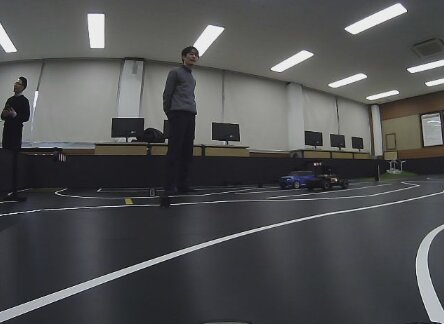
#> input picture OpenCV/assets/car.jpg, 444 x 324 px
$ python hough.py
#> lines starting #> are read from the running program, lines starting #| are printed output that depends on the picture; after the words box and inside, x2 and y2 are one past the last pixel; in counts of white or black regions, pixels touching at a corner belong together
import cv2
import matplotlib.pyplot as plt
import os
import numpy as np

# 이미지 경로
BASE_DIR = os.path.dirname(os.path.dirname(os.path.abspath(__file__)))
image_path = os.path.join(BASE_DIR, "assets", "car.jpg")

image = cv2.imread(image_path)
#> image is the input picture: shape (324, 444, 3); mean B, G, R 81.6, 80.7, 80

if image is None:
    print("이미지를 찾을 수 없습니다.")
    exit()

# 1. Grayscale
gray = cv2.cvtColor(image, cv2.COLOR_BGR2GRAY)

# 2. Gaussian Blur
blur = cv2.GaussianBlur(gray, (5, 5), 0)
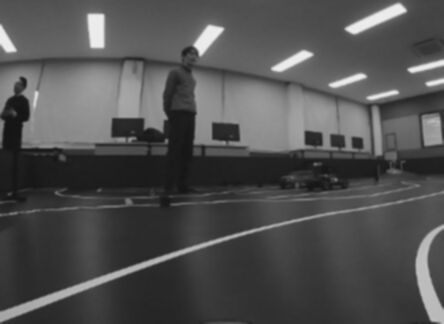
#> blur: shape (324, 444); min 20, max 237, mean 80.6

# 3. Canny Edge
edges = cv2.Canny(blur, 50, 150)
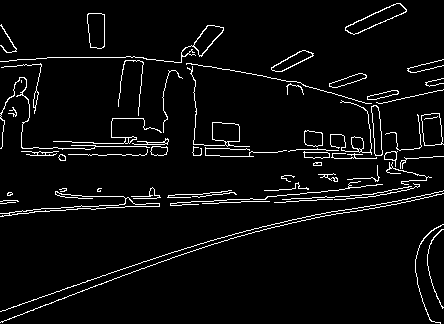
#> edges: shape (324, 444); 4.7% white in thin lines or dots

# 4. ROI
height, width = edges.shape
#> height = 324; width = 444

mask = np.zeros_like(edges)

polygon = np.array([[
    (0, height),
    (width, height),
    (int(width * 0.60), int(height * 0.55)),
    (int(width * 0.40), int(height * 0.55))
]], dtype=np.int32)

cv2.fillPoly(mask, polygon, 255)
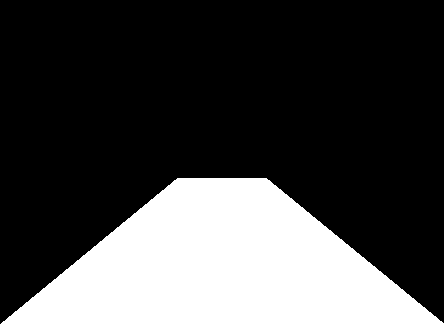
#> mask: shape (324, 444); 27.1% white; 1 white region, box (x1, y1, x2, y2) and area: (1, 178, 444, 324) 38940

roi = cv2.bitwise_and(edges, mask)
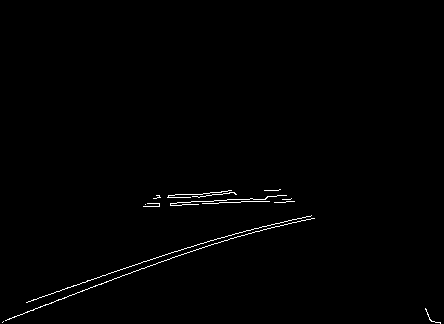
#> roi: shape (324, 444); 0.76% white in thin lines or dots, all inside (x1, y1, x2, y2) = (2, 189, 441, 324)

# 5. Hough Lines
lines = cv2.HoughLinesP(
    roi,
    rho=1,
    theta=np.pi / 180,
    threshold=10,
    minLineLength=50,
    maxLineGap=50
)
#> lines = 16 rows, first 6: [26, 302, 187, 247], [14, 316, 256, 228], [147, 203, 291, 198], [153, 198, 227, 191], [149, 206, 290, 199], [197, 244, 310, 216]

# 6. 결과 이미지
result = image.copy()

if lines is not None:

    for line in lines:

        x1, y1, x2, y2 = line[0]

        cv2.line(
            result,
            (x1, y1),
            (x2, y2),
            (0, 255, 0),
            3
        )
#> this loop made 16 passes
#> (x1, y1, x2, y2) on passes 1 to 12: (26, 302, 187, 247), (14, 316, 256, 228), (147, 203, 291, 198), (153, 198, 227, 191), (149, 206, 290, 199), (197, 244, 310, 216), (182, 249, 314, 218), (58, 299, 247, 230), (179, 197, 280, 189), (183, 194, 285, 202), (33, 299, 143, 261), (194, 245, 312, 218)
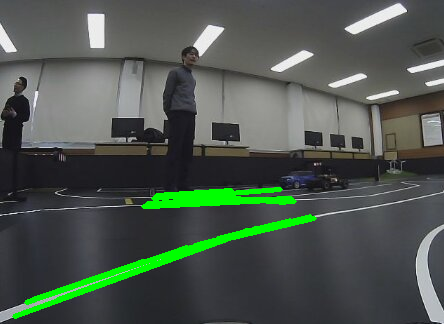
#> result: shape (324, 444, 3); 3.64% of pixels changed, all inside (x1, y1, x2, y2) = (12, 187, 317, 319)

# 7. 출력
result = cv2.cvtColor(result, cv2.COLOR_BGR2RGB)

plt.figure(figsize=(8, 8))
plt.imshow(result)
plt.title("Hough Lines")
plt.axis("off")
plt.show()
